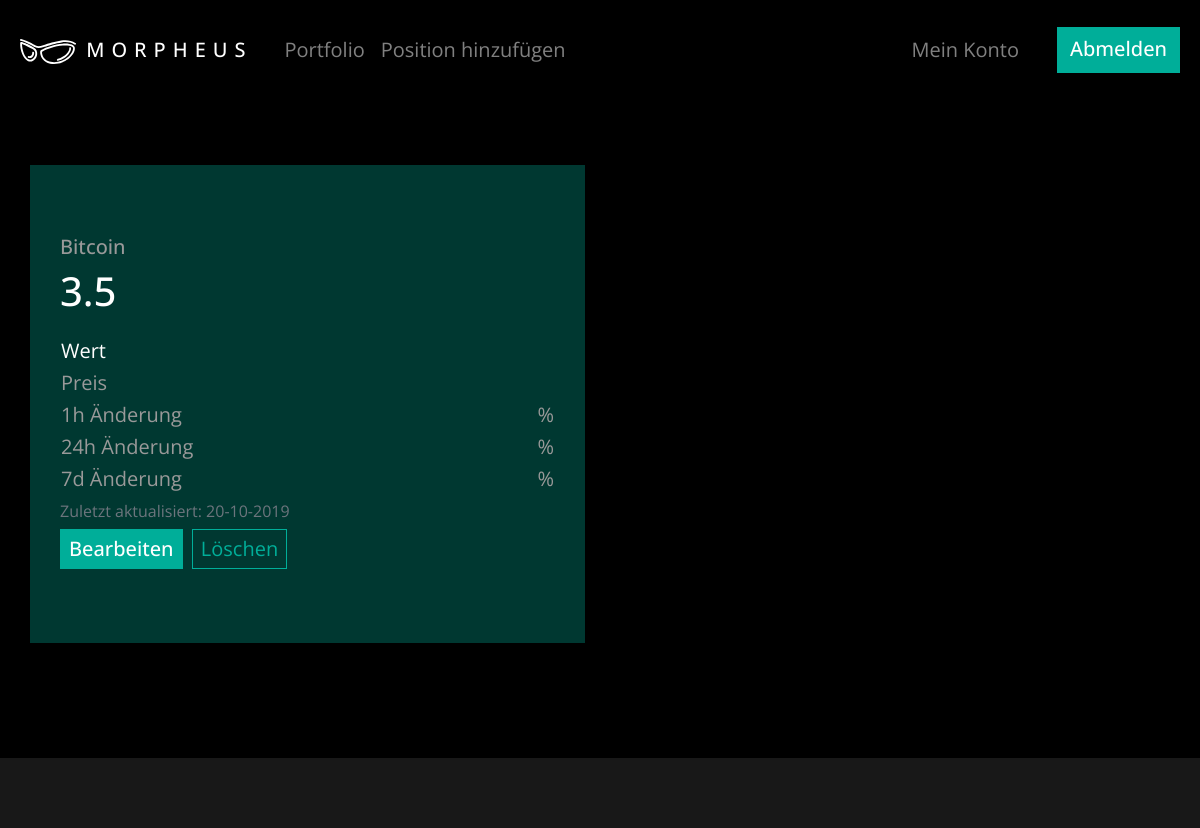
The app's page /position/1 (signed in) with its own data.
### morpheus/models.py (models this page shows, shortened)
class Position(db.Model):
    id = db.Column(db.Integer, primary_key=True)
    name = db.Column(db.String(100), nullable=False)
    amount = db.Column(db.Float, nullable=False)
    date_posted = db.Column(db.DateTime, nullable=False, default=datetime.utcnow)
    user_id = db.Column(db.Integer, db.ForeignKey('user.id'), nullable=False)

### morpheus/routes.py (the view)
@app.route("/position/<int:position_id>")
@login_required
def position(position_id):
	position = Position.query.get_or_404(position_id)
	if position.author != current_user:
		abort(403)
	return render_template("position.html", title=position.name, position=position)

### morpheus/models.py (called while the page is built)
@login_manager.user_loader
def load_user(user_id):
    return User.query.get(int(user_id))

### morpheus/templates/position.html (shortened to what this page needs)
{% extends "layout.html" %}
{% block content %}
    {% if position.author == current_user %}
    <section class="portfolio-single-positions">
	  		<div class="spalten col-6">
	  			<div class="spalte">
		      <article>
			         	<a href="{{ url_for('position', position_id=position.id) }}"><h5>{{ position.name }}</h5></a>
		         	<a href="{{ url_for('position', position_id=position.id) }}"><h2>{{ position.amount }} {{ symbol }}</h2></a>
		         	<table>
		         		<tr>
				            <td class="td-title text-white">Wert</td>
				            <td class="td-data text-white">{{ value }}</td>
		        		</tr>
		        		<tr>
				            <td class="td-title">Preis</td>
				            <td class="td-data">{{ price }}</td>
		        		</tr>
						<tr>
				            <td class="td-title">1h Änderung</td>
				            <td class="td-data">{{ percent_change_1h }}%</td>
		        		</tr>
		        		<tr>
				            <td class="td-title">24h Änderung</td>
				            <td class="td-data">{{ percent_change_24h }}%</td>
		        		</tr>
		        		<tr>
				            <td class="td-title">7d Änderung</td>
				            <td class="td-data">{{ percent_change_7d }}%</td>
		        		</tr>
		     	</table>
		     	<small class="text-muted">Zuletzt aktualisiert: {{ position.date_posted.strftime("%d-%m-%Y") }}</small>
		     	 {% if position.author == current_user %}
		          <div>
		            <a class="btn btn-primary btn-sm mt-1 mb-1" href="{{ url_for('edit_position', position_id=position.id) }}">Bearbeiten</a>
		            <button type="button" class="btn btn-outline-info btn-sm m-1" data-toggle="modal" data-target="#deleteModal">Löschen</button>
		          </div>
		        {% endif %}
		      </article>
		  </div>
		 </div>
		 </section>
  {% endif %}
{% endblock content %}

### morpheus/templates/layout.html (shortened to what this page needs)
<!DOCTYPE html>
<html>
<head>
    <link rel="stylesheet" href="https://maxcdn.bootstrapcdn.com/bootstrap/4.0.0/css/bootstrap.min.css">
    <link rel="stylesheet" type="text/css" href="{{ url_for('static', filename='main.css') }}">
</head>
<body>
    <header class="site-header">
      <nav class="navbar navbar-expand-md navbar-dark fixed-top">
          <a class="navbar-brand mr-4 logo_text" href="/">
            <img src="{{ url_for('static', filename='img/logo/logo.svg') }}" alt="logo" class="logo_img"/>Morpheus</a>
          <div class="collapse navbar-collapse" id="navbarToggle">
            <div class="navbar-nav mr-auto">
              {% if current_user.is_authenticated %}
              <a class="nav-item nav-link" href="{{ url_for('portfolio') }}">Portfolio</a>
              <a class="nav-item nav-link" href="{{ url_for('new_position') }}">Position hinzufügen</a>
              {% endif %}
            </div>
            <div class="navbar-nav">
              {% if current_user.is_authenticated %}
              <a class="nav-item nav-link" href="{{ url_for('account') }}">Mein Konto</a>
              <a class="btn btn-primary" href="{{ url_for('logout') }}">Abmelden</a>
              {% else %}
              <a class="nav-item nav-link" href="{{ url_for('login') }}">Anmelden</a>
              <a class="btn btn-primary" href="{{ url_for('register') }}">Registrieren</a>
              {% endif %}
            </div>
          </div>
      </nav>
    </header>
    <main role="main" class="content">
      <div class="row">
        <div class="col-md-12">
          {% block content %}{% endblock %}
        </div>
      </div>
    </main>
    <footer>
    </footer>
</body>
</html>

### morpheus/static/main.css (style rules this page uses)
html { position: relative; min-height: 100%; }
article, aside, details, figcaption, figure, footer, header, hgroup, menu, nav, section { display: block; }
body { margin: 100px 0 0 0 !important; background: rgb(0, 0, 0); background-size: cover; color: #ffffff; padding:0; font-family: 'Open Sans', sans-serif; font-size: 20px; font-weight: 400; }
a { font-size: 20px; color: rgb(153, 153, 153); text-decoration: none; }
.logo_img { margin-left: -20px; height: 30px; width: auto; margin-right: 10px; }
.logo_text { font-weight: 500; text-transform: uppercase; margin: auto 0 auto 20px; letter-spacing: 7px; }
.navbar { background: #000000; margin: 0px; padding: 30px 30px 30px 30px; height: 100px; }
.navbar-nav .btn { margin-left: 30px; }
.content { padding: 50px 30px 50px 30px; text-decoration: none; }
.content a { text-decoration: none; }
footer { width: 100%; background-color: rgb(24, 24, 24); color: rgb(255, 255, 255); padding: 40px 30px 30px; margin: 50px 0 0 0; }
.portfolio-single-positions { margin: 0 -15px -15px -15px; }
.spalten { float: left; }
.spalte { background-color: #003831; padding: 70px 30px 70px 30px; margin: 15px 0; color: rgb(153, 153, 153); }
.spalte h2 { font-size: 40px; color: #ffffff; margin-bottom: 20px; }
table, tr { width: 100%; }
.td-title { width: 60%; }
.td-data { width: 40%; text-align: right; }
.btn-primary { border: 1px solid #00AE99; border-radius: 0px; background: #00AE99; color: rgb(255, 255, 255); font-size: 20px; font-weight: 500; }
.btn-outline-info { border: 1px solid #00AE99; border-radius: 0px; font-size: 20px; color: #00AE99; }
@media screen and (max-width: 1200px) { .navbar { padding: 20px 20px 20px 20px; } }
@media screen and (max-width: 1200px) { .logo_img { height: 25px; } }

### records on screen
Position: name "Bitcoin", amount "3.5", date_posted "20-10-2019"
